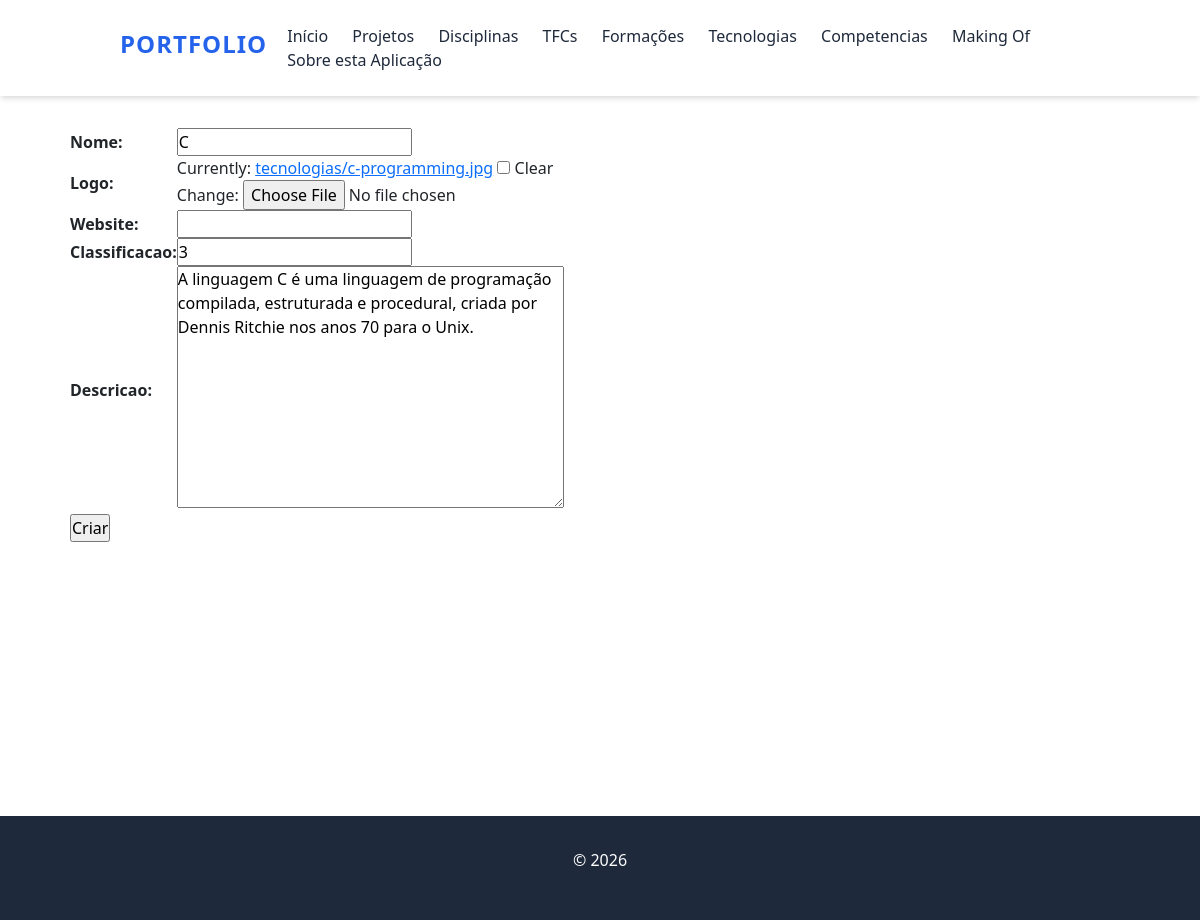
Page /editarTecnologias/58 on the committed database.
### portfolio/models.py (models this page shows, shortened)
class Tecnologia(models.Model):
    nome = models.CharField(max_length=100)
    logo = models.ImageField(upload_to='tecnologias/', blank=True)
    website = models.URLField(blank=True)
    classificacao = models.CharField(max_length=100)
    descricao = models.TextField()

### portfolio/views.py (the view)
# urls.py: path('editarTecnologias/<int:id>',views.editarTecnologias_list_view, name='editarTecnologias'),
def editarTecnologias_list_view(request,id):
    tecnologia = Tecnologia.objects.get(id=id)
    if request.POST:
        form = TecnologiaForm(request.POST or None, request.FILES, instance = tecnologia)
        if(form.is_valid()):
            form.save()
            return redirect('portfolio:tecnologias')
    else:
        form = TecnologiaForm(instance = tecnologia)
    context = {'form': form,'tecnologia':tecnologia}
    return render(request,'portfolio/editarTecnologias.html',context)

### portfolio/forms.py
class TecnologiaForm(forms.ModelForm):
    class Meta:
        model = Tecnologia
        fields = '__all__'

### portfolio/templates/portfolio/editarTecnologias.html (shortened to what this page needs)
{% extends 'portfolio/base.html' %}
{% load static %}
{% block content %}
<form action="" method="POST" enctype="multipart/form-data">
    <table>
        {{form.as_table}}
    </table>
    <input type="submit" value = "Criar">
</form>
{% endblock %}

### portfolio/static/portfolio/styles.css (style rules this page uses)
:root { --primary-color: #2563eb; --secondary-color: #1e293b; --background-light: #f8fafc; --white: #ffffff; --shadow: 0 4px 6px -1px rgba(0, 0, 0, 0.1), 0 2px 4px -1px rgba(0, 0, 0, 0.06); --border-radius: 8px; }
* { margin: 0; padding: 0; box-sizing: border-box; }
body { font-family: 'Inter', -apple-system, BlinkMacSystemFont, "Segoe UI", Roboto, sans-serif; background-color: var(--background-light); color: var(--secondary-color); line-height: 1.6; }

### rows in the picture
Tecnologia: nome "C", classificacao "3", descricao "A linguagem C é uma linguagem de programação compilada, estruturada e procedural, criada por Dennis Ritchie nos anos 70 para o Unix."
